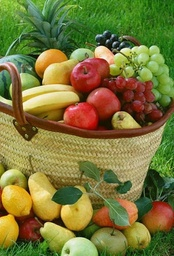
#> input picture Task2/IMG2.jpg, 174 x 256 px, shrunk from 477 x 702 before the run
$ python Task2.py
#> lines starting #> are read from the running program, lines starting #| are printed output that depends on the picture
import cv2
import numpy as np
import matplotlib.pyplot as plt
from sklearn.cluster import KMeans

# === Load and preprocess image ===
img = cv2.imread('IMG2.jpg')
#> img is the input picture: shape (256, 174, 3); mean B, G, R 57.7, 119.5, 121.9
if img is None:
    raise FileNotFoundError("Image not found. Please check the filename and path.")
img = cv2.cvtColor(img, cv2.COLOR_BGR2RGB)
original_shape = img.shape  # ✅ Add this line
#> original_shape = (256, 174, 3)

# === Reshape the image to a 2D array of pixels ===
pixels = img.reshape((-1, 3))  # Each row is [R, G, B]

# === Apply KMeans clustering ===
k = 1000  # Number of color clusters
kmeans = KMeans(n_clusters=k, random_state=42)
kmeans.fit(pixels)

# === Replace each pixel with its cluster center ===
segmented_pixels = kmeans.cluster_centers_[kmeans.labels_].astype('uint8')
segmented_img = segmented_pixels.reshape(original_shape)

# === Plot original and segmented images ===
plt.figure(figsize=(10, 5))

plt.subplot(1, 2, 1)
plt.imshow(img)
plt.title("Original Image")
plt.axis("off")

plt.subplot(1, 2, 2)
plt.imshow(segmented_img)
plt.title(f"KMeans Segmented (k={k})")
plt.axis("off")

plt.tight_layout()
plt.show()
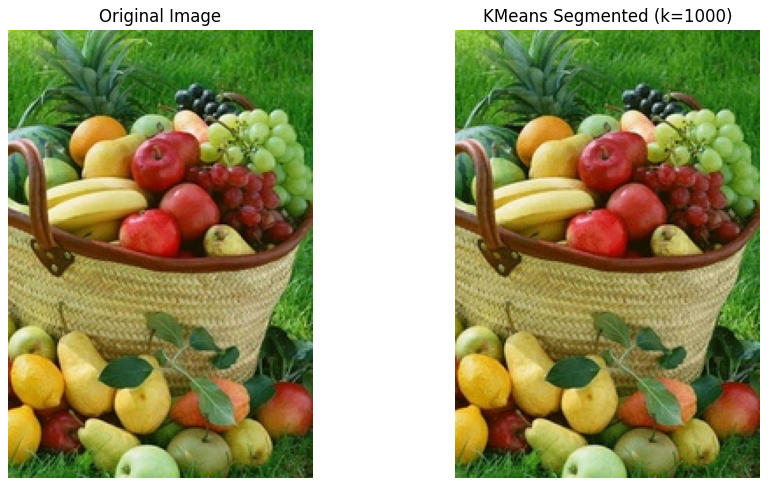
#> figure drawn by matplotlib, 2 panels

$ run again, with Task2/K100.png saved as Task2/IMG2.jpg
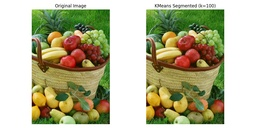
#> input picture Task2/K100.png, 256 x 128 px, shrunk from 1000 x 500 before the run
#> img is the input picture: shape (128, 256, 3); mean B, G, R 145.8, 179.5, 180.9
#> `plt.show()`:
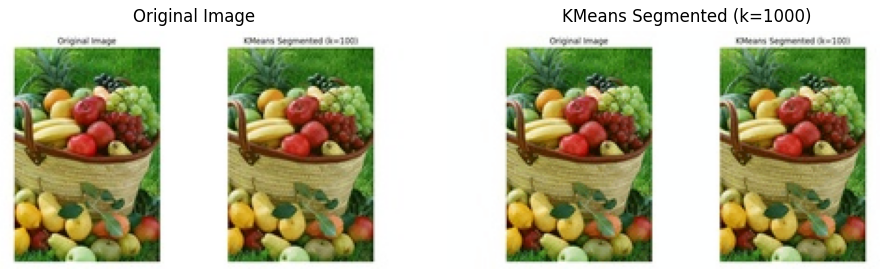
#> figure drawn by matplotlib, 2 panels
